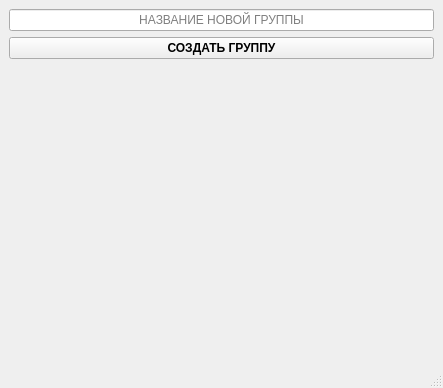
<?xml version="1.0" encoding="UTF-8"?>
<ui version="4.0">
 <class>MainWindow</class>
 <widget class="QMainWindow" name="MainWindow">
  <property name="geometry">
   <rect>
    <x>0</x>
    <y>0</y>
    <width>443</width>
    <height>388</height>
   </rect>
  </property>
  <property name="windowTitle">
   <string>MainWindow</string>
  </property>
  <widget class="QWidget" name="centralwidget">
   <layout class="QVBoxLayout" name="verticalLayout_2">
    <item>
     <layout class="QVBoxLayout" name="verticalLayout">
      <item>
       <widget class="QLineEdit" name="group_name">
        <property name="alignment">
         <set>Qt::AlignCenter</set>
        </property>
        <property name="placeholderText">
         <string>НАЗВАНИЕ НОВОЙ ГРУППЫ</string>
        </property>
       </widget>
      </item>
      <item>
       <widget class="QPushButton" name="create_group">
        <property name="font">
         <font>
          <weight>75</weight>
          <bold>true</bold>
         </font>
        </property>
        <property name="text">
         <string>СОЗДАТЬ ГРУППУ</string>
        </property>
       </widget>
      </item>
      <item>
       <widget class="QLabel" name="label">
        <property name="text">
         <string/>
        </property>
        <property name="alignment">
         <set>Qt::AlignCenter</set>
        </property>
       </widget>
      </item>
     </layout>
    </item>
   </layout>
  </widget>
  <widget class="QMenuBar" name="menubar">
   <property name="geometry">
    <rect>
     <x>0</x>
     <y>0</y>
     <width>443</width>
     <height>21</height>
    </rect>
   </property>
  </widget>
  <widget class="QStatusBar" name="statusbar"/>
 </widget>
 <resources/>
 <connections/>
</ui>
